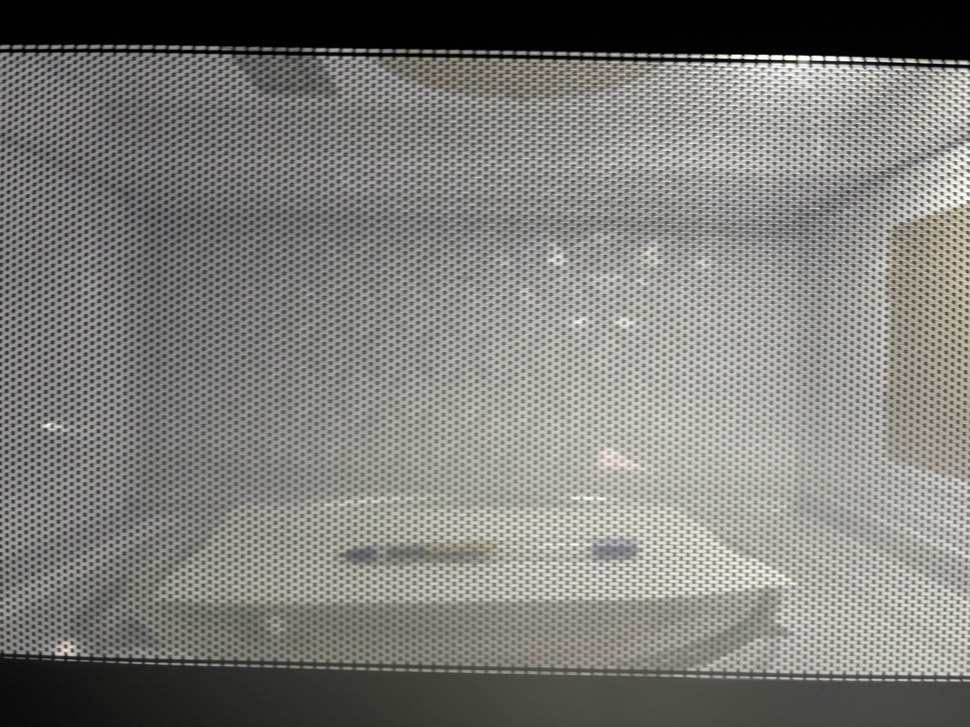
#> input picture opaque_obstruction/00_photos_original/ballpoint_pen_2.jpg, 970 x 727 px, shrunk from 5712 x 4284 before the run
$ python -i generate_mask.py   (imports and definitions only)
#> lines starting #> are read from the running program, lines starting #| are printed output that depends on the picture; after the words box and inside, x2 and y2 are one past the last pixel; in counts of white or black regions, pixels touching at a corner belong together
import cv2 as cv
import numpy as np
import os


def dilate_mask(mask, dilate):
    k = abs(dilate)
    kernel = cv.getStructuringElement(cv.MORPH_ELLIPSE, (2*k+1, 2*k+1))
    if dilate >= 0:
        return cv.dilate(mask, kernel)
    return cv.erode(mask, kernel)

# @image_path: path of image
# @dilate: number of pixels to extend mask by
def threshold_mask(image_path, threshold=115, dilate=1):
#> called with threshold = 115, dilate = 1
    image = cv.imread(image_path)
#> image is the input picture: shape (727, 970, 3); mean B, G, R 121.8, 125.7, 125.9
    gray = cv.cvtColor(image, cv.COLOR_BGR2GRAY)
    _, mask = cv.threshold(gray, threshold, 255, cv.THRESH_BINARY)
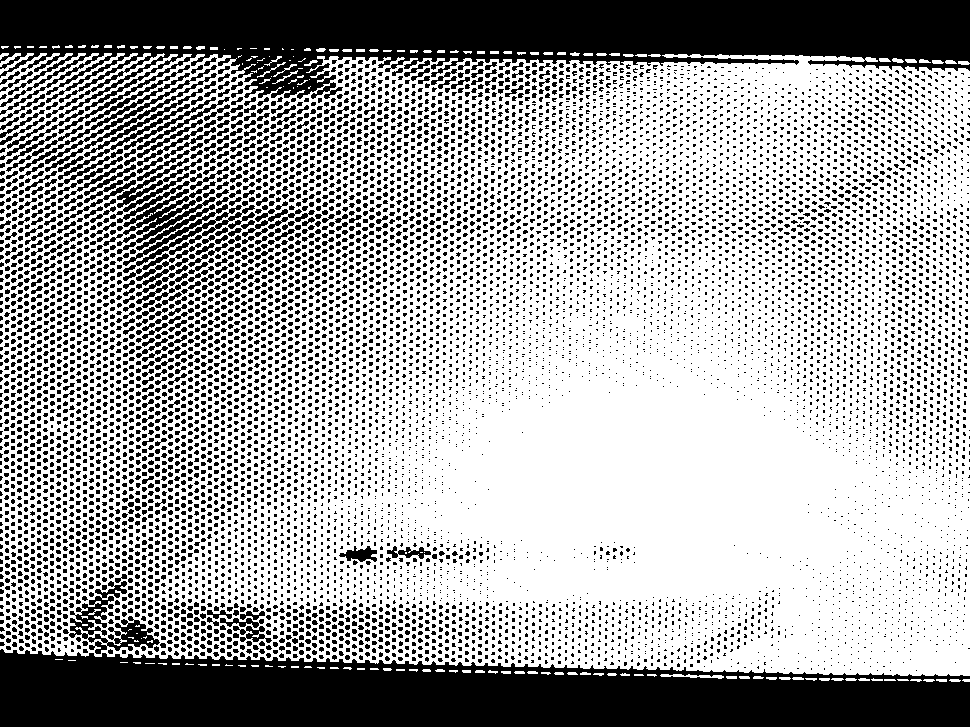
#> mask: shape (727, 970); 65.5% white; 8993 black regions (7921 under 20 px), largest, box (x1, y1, x2, y2) and area: (0, 0, 970, 134) 62999, (0, 649, 970, 727) 58502, (69, 581, 160, 654) 2187

    mask = dilate_mask(mask, -5)
#> in dilate_mask, `return cv.erode(mask, kernel)`:
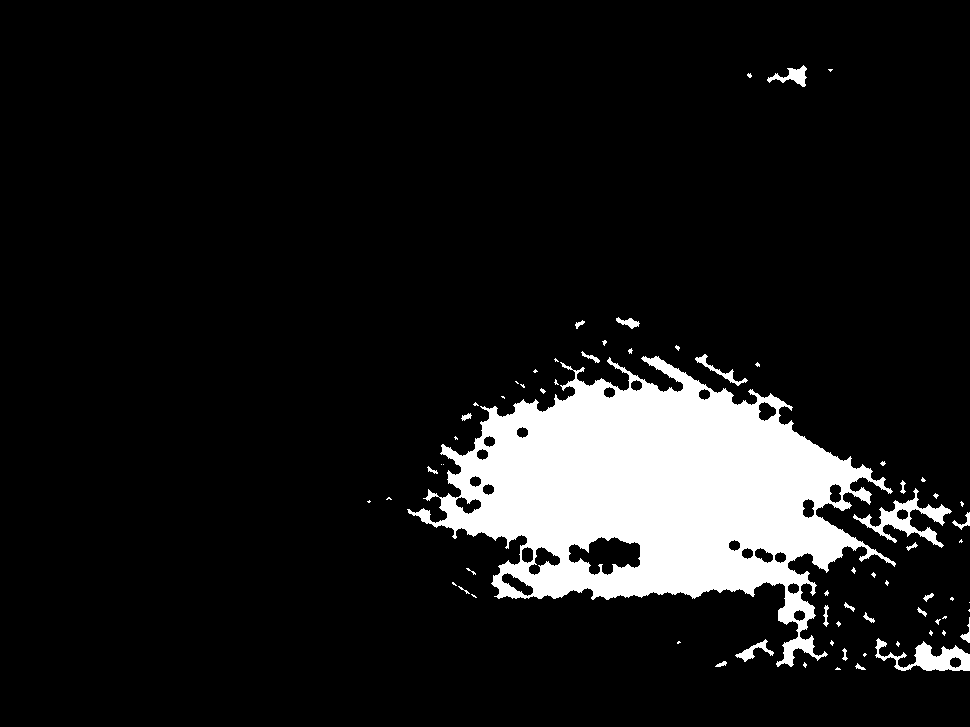
#> returned value: shape (727, 970); 10.4% white; 69 white regions (44 under 20 px), largest, box (x1, y1, x2, y2) and area: (407, 356, 896, 667) 67935, (853, 488, 952, 548) 1518, (875, 638, 970, 671) 1330
    inverse_mask = cv.bitwise_not(mask)

    cv.imwrite(r"..\01_photos_mask\banana_mask.png", inverse_mask)


def grabcut_mask(img):
    # TODO
    return

# threshold_mask(r"..\00_photos_original\banana.png", 115, 5)

>>> result = threshold_mask('../00_photos_original/ballpoint_pen_2.jpg')

$ run again, on opaque_obstruction/00_photos_original/ballpoint_pen_3.jpg
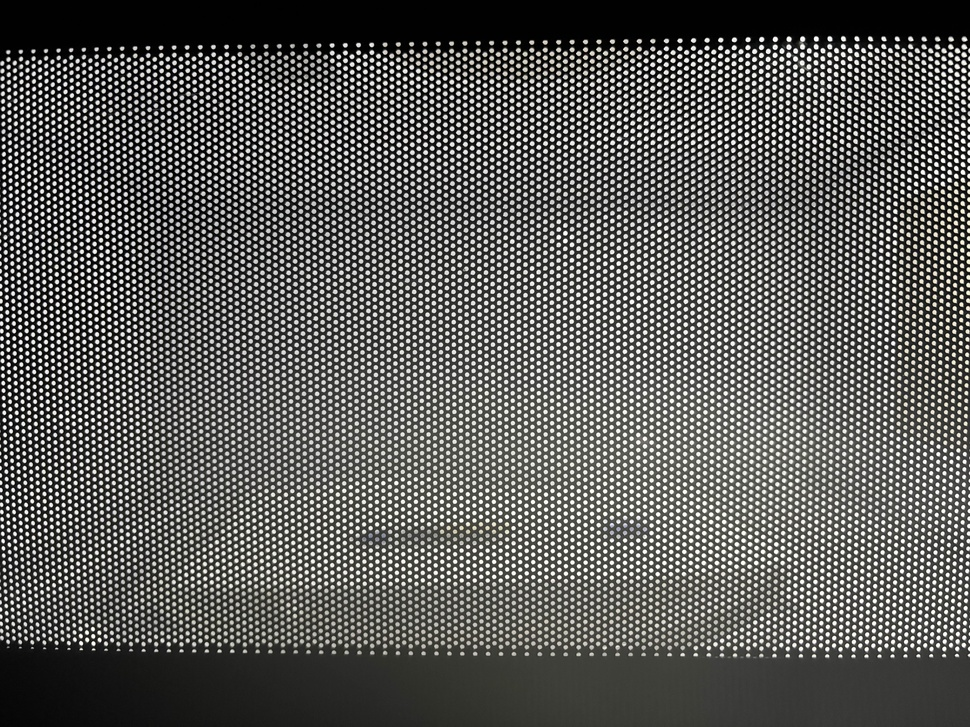
#> input picture opaque_obstruction/00_photos_original/ballpoint_pen_3.jpg, 970 x 727 px, shrunk from 5712 x 4284 before the run
#> in threshold_mask, image is the input picture: shape (727, 970, 3); mean B, G, R 88.3, 90.9, 90.9
#> in threshold_mask, `_, mask = cv.threshold(gray, threshold, 255, cv.THRESH_BINARY)`:
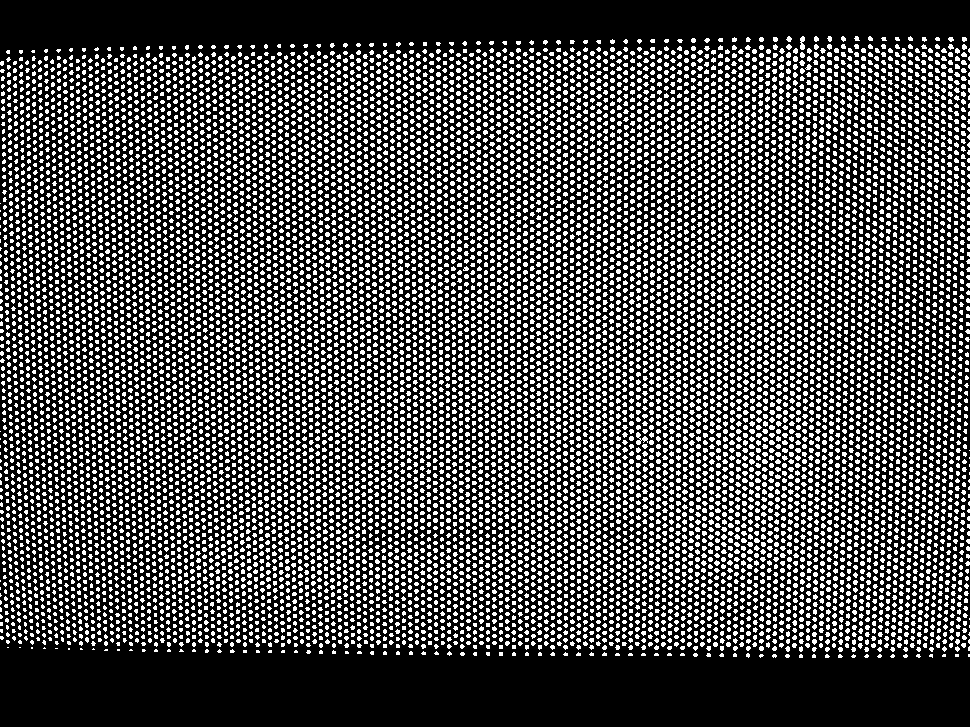
#> mask: shape (727, 970); 29.9% white; 11891 white regions (9533 under 20 px), largest, box (x1, y1, x2, y2) and area: (636, 432, 648, 445) 73, (800, 36, 805, 50) 54, (793, 56, 798, 62) 26
#> inverse_mask: shape (727, 970); every value is 255

$ run again, on opaque_obstruction/00_photos_original/banana_2.jpg
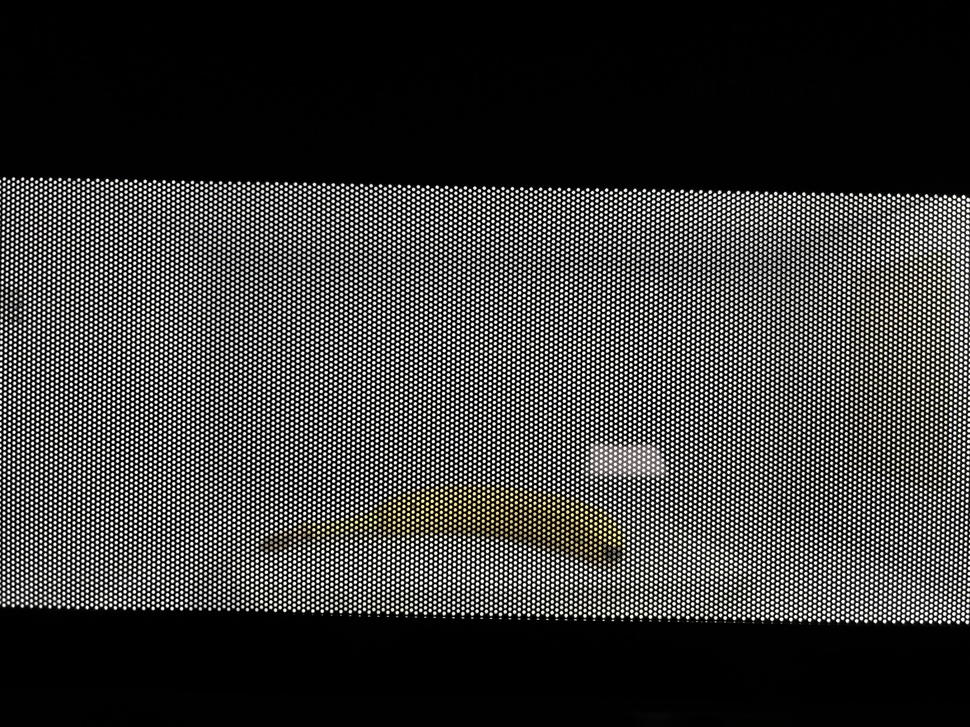
#> input picture opaque_obstruction/00_photos_original/banana_2.jpg, 970 x 727 px, shrunk from 5712 x 4284 before the run
#> in threshold_mask, image is the input picture: shape (727, 970, 3); mean B, G, R 55.8, 57.1, 57.3
#> in threshold_mask, `_, mask = cv.threshold(gray, threshold, 255, cv.THRESH_BINARY)`:
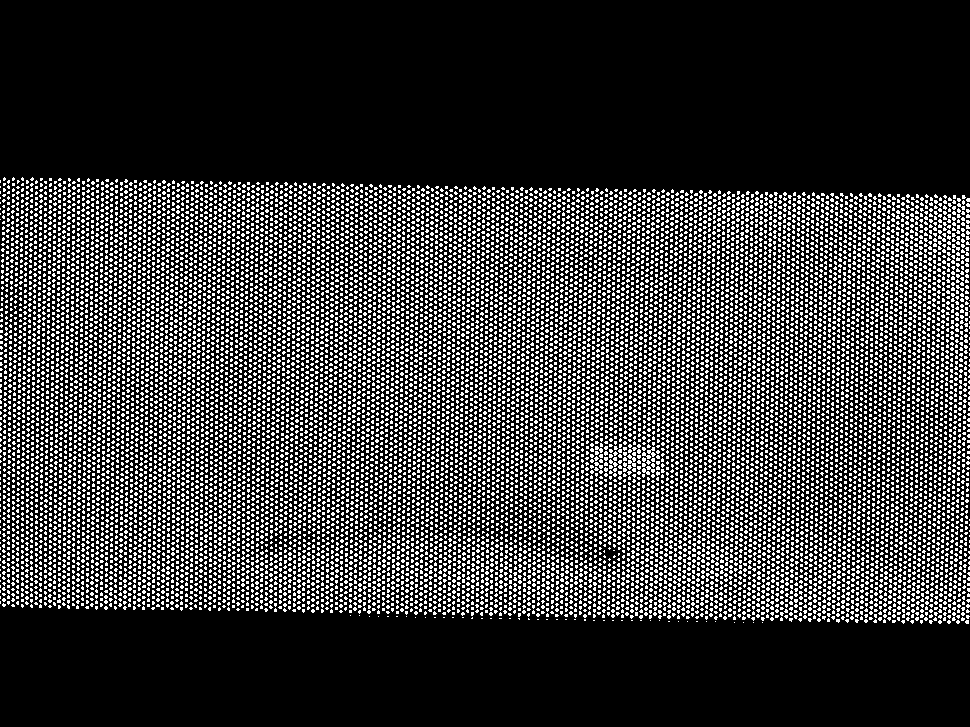
#> mask: shape (727, 970); 22.2% white in thin lines or dots, all inside (x1, y1, x2, y2) = (0, 177, 970, 624)
#> inverse_mask: shape (727, 970); every value is 255

$ run again, on opaque_obstruction/00_photos_original/bowl_1.jpg
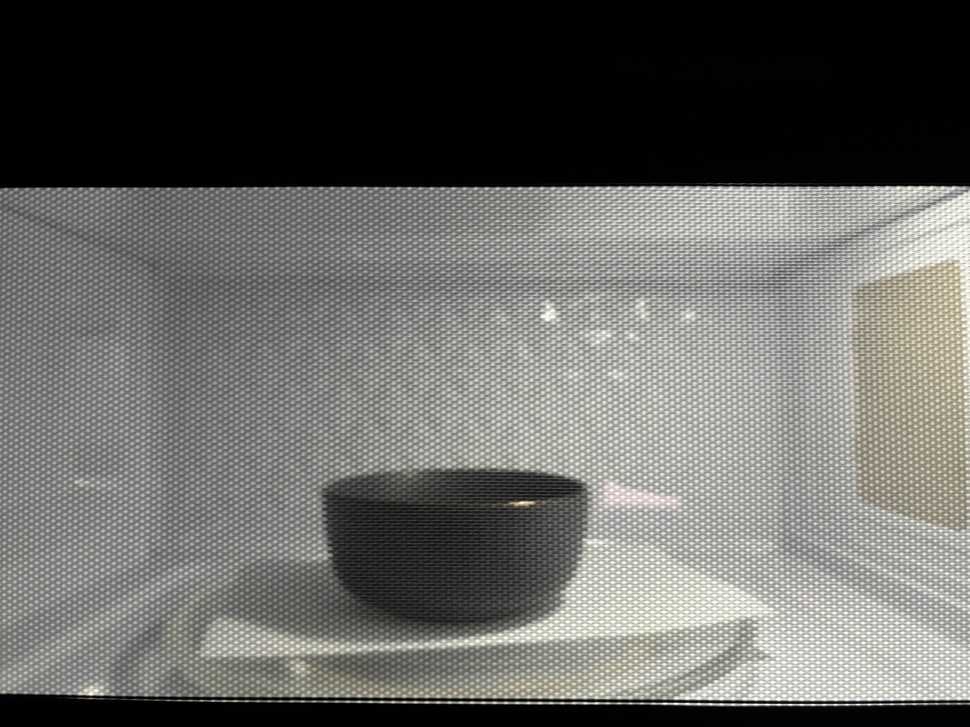
#> input picture opaque_obstruction/00_photos_original/bowl_1.jpg, 970 x 727 px, shrunk from 5712 x 4284 before the run
#> in threshold_mask, image is the input picture: shape (727, 970, 3); mean B, G, R 98.5, 101.7, 101.8
#> in threshold_mask, `_, mask = cv.threshold(gray, threshold, 255, cv.THRESH_BINARY)`:
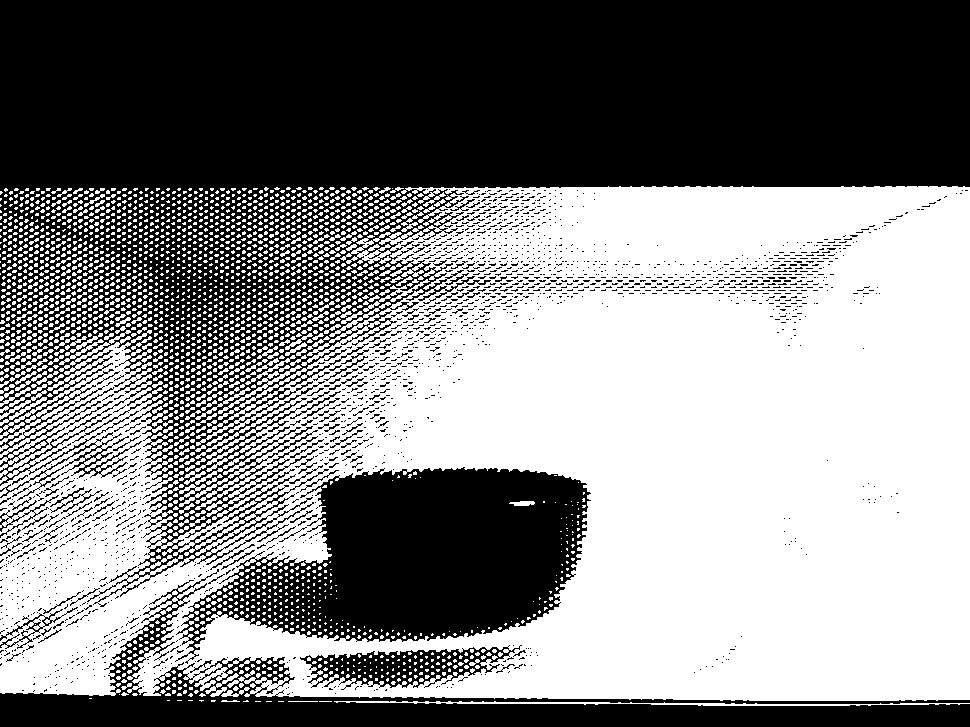
#> mask: shape (727, 970); 52.1% white; 1846 black regions (1732 under 20 px), largest, box (x1, y1, x2, y2) and area: (0, 0, 970, 607) 244427, (175, 467, 591, 664) 45510, (0, 569, 970, 727) 30794
#> in dilate_mask, `return cv.erode(mask, kernel)`:
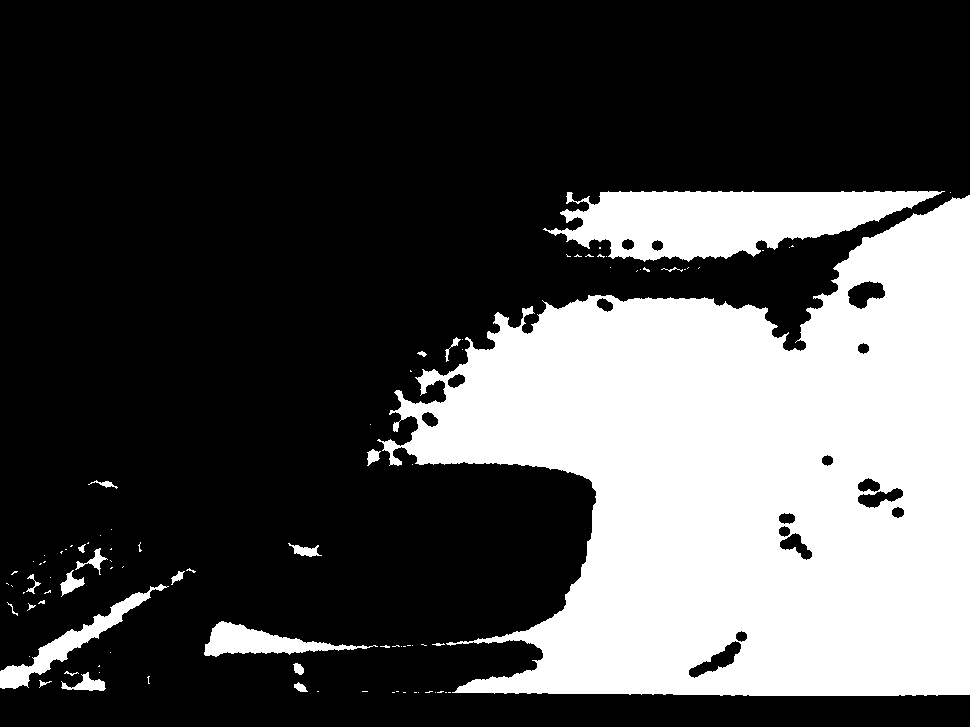
#> returned value: shape (727, 970); 29.8% white; 92 white regions (69 under 20 px), largest, box (x1, y1, x2, y2) and area: (377, 195, 970, 696) 185235, (543, 191, 945, 262) 17357, (0, 584, 169, 689) 2805
